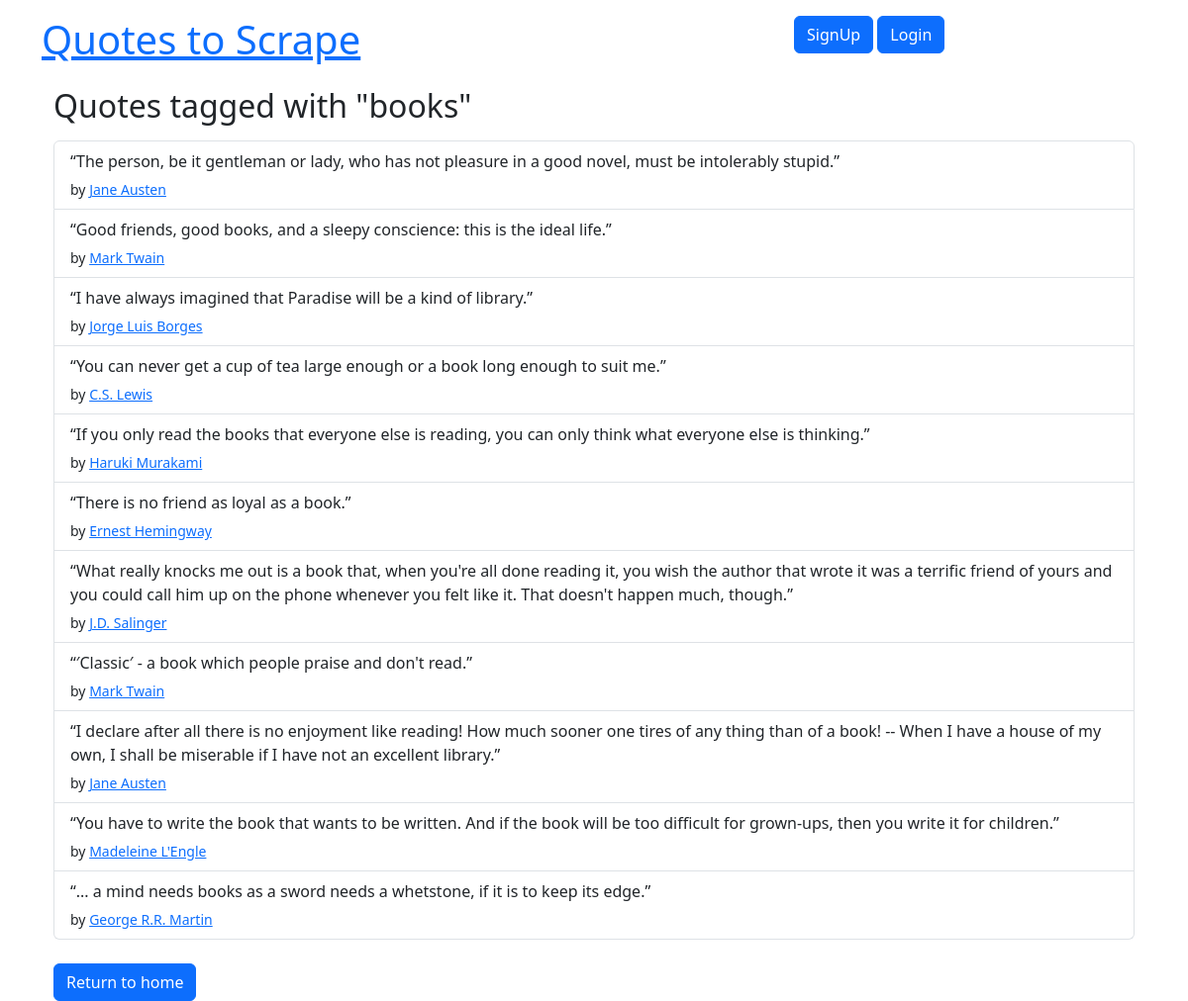
The app's page /tag/books with its own data.
### quotes/models.py (models this page shows, shortened)
class Tag(models.Model):
    name = models.CharField(max_length=150, null=False, unique=True)

class Quote(models.Model):
    quote = models.TextField()
    tags = models.ManyToManyField(Tag)
    author = models.ForeignKey(Author, on_delete=models.CASCADE, default=None, null=True)
    create_at = models.DateTimeField(auto_now_add=True)

class Author(models.Model):
    fullname = models.CharField(max_length=50)
    born_date = models.CharField(max_length=50)
    born_location = models.CharField(max_length=150)
    description = models.TextField()
    create_at = models.DateTimeField(auto_now_add=True)

### quotes/views.py (the view)
# urls.py: path('tag/<str:tag_name>', views.quotes_by_tag, name='quotes_by_tag'),
def quotes_by_tag(request, tag_name):
    quotes = Quote.objects.filter(tags__name=tag_name)
    return render(request, 'quotes/quotes_by_tag.html', {'quotes': quotes, 'tag_name': tag_name})

### quotes/templates/quotes/quotes_by_tag.html
{% extends 'quotes/base.html' %}
{% block body %}
<div class="container mt-3">
    <h2>Quotes tagged with "{{ tag_name }}"</h2>
    <ul class="list-group mt-3">
        {% for quote in quotes %}
        <li class="list-group-item">
            <p class="mb-1">{{ quote.quote }}</p>
            <small>by
                <a href="{% url 'quotes:author_detail' author_id=quote.author.id %}">{{ quote.author.fullname }}</a>
            </small>
        </li>
        {% empty %}
        <li class="list-group-item text-muted">No quotes found for this tag.</li>
        {% endfor %}
    </ul>
    <div class="mt-4">
        <a href="{% url 'quotes:home' %}" class="btn btn-primary">Return to home</a>
    </div>
</div>
{% endblock %}

### records on screen
Tag: name "books"
Quote: quote "“The person, be it gentleman or lady, who has not pleasure in a good novel, must be intolerably stupid.”", author.fullname "Jane Austen"
Quote: quote "“Good friends, good books, and a sleepy conscience: this is the ideal life.”", author.fullname "Mark Twain"
Quote: quote "“I have always imagined that Paradise will be a kind of library.”", author.fullname "Jorge Luis Borges"
Quote: quote "“You can never get a cup of tea large enough or a book long enough to suit me.”", author.fullname "C.S. Lewis"
Quote: quote "“If you only read the books that everyone else is reading, you can only think what everyone else is thinking.”", author.fullname "Haruki Murakami"
Quote: quote "“There is no friend as loyal as a book.”", author.fullname "Ernest Hemingway"
Quote: quote "“What really knocks me out is a book that, when you're all done reading it, you wish the author that wrote it was a terrific friend of yours and you could call him up on the phone whenever you felt like it. That doesn't happen much, though.”", author.fullname "J.D. Salinger"
Quote: quote "“′Classic′ - a book which people praise and don't read.”", author.fullname "Mark Twain"
Quote: quote "“I declare after all there is no enjoyment like reading! How much sooner one tires of any thing than of a book! -- When I have a house of my own, I shall be miserable if I have not an excellent library.”", author.fullname "Jane Austen"
Quote: quote "“You have to write the book that wants to be written. And if the book will be too difficult for grown-ups, then you write it for children.”", author.fullname "Madeleine L'Engle"
Quote: quote "“... a mind needs books as a sword needs a whetstone, if it is to keep its edge.”", author.fullname "George R.R. Martin"
